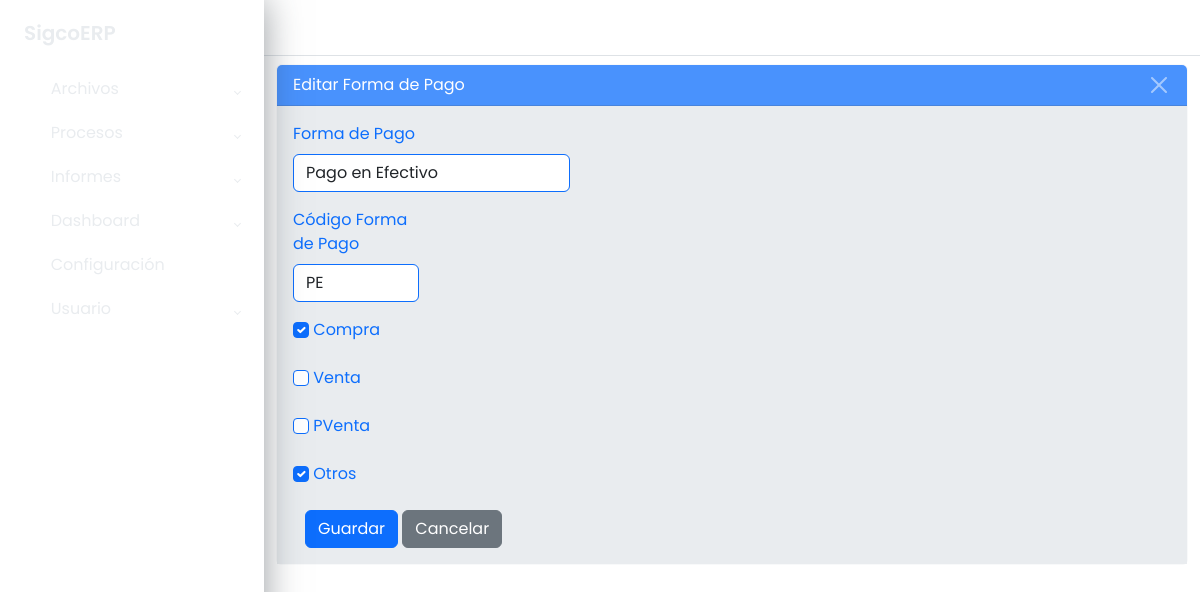
Page /maestros/forma_pago/editar/1/ on the committed database.
### apps/maestros/models/models_base.py (models this page shows, shortened)
class FormaPago(ModeloBaseGenerico):
	id_forma_pago = models.AutoField(primary_key=True)
	nombre_forma_pago = models.CharField("Forma de Pago", max_length=20,
										 null=True, blank=True)
	codigo_forma_pago = models.CharField("Código Forma de Pago", max_length=2,
										 null=True, blank=True)
	compra = models.BooleanField("Compra", default=False)
	venta = models.BooleanField("Venta", default=False)
	pventa = models.BooleanField("PVenta", default=False)
	otros = models.BooleanField("Otros", default=False)
	class Meta:
		db_table = 'sgc_forma_pago'
		verbose_name = ('Forma de Pago')
		verbose_name_plural = ('Formas de Pago')
		ordering = ['nombre_forma_pago']

### apps/maestros/views/forma_pago_views.py (the view)
class FormaPagoUpdateView(GenericUpdateView):
	model = modelo
	form_class = formulario
	template_name = f"maestros/{plantilla_form}"
	success_url = reverse_lazy(url_list) # Nombre de la url.
	extra_context = {
		"accion": f"Editar {model._meta.verbose_name}",
		"url_list" : url_list
	}

### apps/maestros/forms/forma_pago_forms.py
class FormaPagoForm(forms.ModelForm):
	class Meta:
		model = FormaPago
		fields = '__all__'
		widgets = {
			"nombre_forma_pago": forms.TextInput(
				attrs={'class': 'form-control border border-primary'}),
			"codigo_forma_pago": forms.TextInput(
				attrs={'class': 'form-control border border-primary'}),
			"compra": forms.CheckboxInput(
				attrs={'class': 'form-check-input border border-primary'}),
			"venta": forms.CheckboxInput(
				attrs={'class': 'form-check-input border border-primary'}),
			"pventa": forms.CheckboxInput(
				attrs={'class': 'form-check-input border border-primary'}),
			"otros": forms.CheckboxInput(
				attrs={'class': 'form-check-input border border-primary'})
		}

### apps/maestros/templates/maestros/forma_pago_form.html (shortened to what this page needs)
<!DOCTYPE html>
{% extends 'base.html' %}
{% block main %}
	<div class="wrapper">
		{% block sidebar %}
			{% include 'sidebar.html' %}
		{% endblock sidebar %}
		{% block maincomponent %}
			<div class="main">
				{% block buttonsidebartoggle %}
					{% include 'buttonsidebartoggle.html' %}
				{% endblock buttonsidebartoggle %}
				{% block principalcomponent %}
					<div class="container-fluid">
						<div class="card border-light mb-3 mt-2">
							<div class="card-header text-white bg-primary opacity-75 d-flex
									justify-content-between">
								{{ accion }}
								<button type="button" class="btn-close btn-close-white"
									aria-label="Close"
									onclick="window.location.href='{% url url_list %}'">
								</button>
							</div>
							<div class="card-body bg-body-secondary">
								<form method="post" class="needs-validation" novalidate>
									<div class="row">
										<div class="col-md-4">
											<label
													for="{{ form.nombre_forma_pago.id_for_label }}"
													class="form-label text-primary">
												Forma de Pago
											</label>
											{{ form.nombre_forma_pago }}
										</div>
									</div>
									<div class="row mt-3">
										<div class="col-md-2">
											<label
													for="{{ form.codigo_forma_pago.id_for_label }}"
													class="form-label text-primary">
												Código Forma de Pago
											</label>
											{{ form.codigo_forma_pago }}
										</div>
									</div>
									<div class="row mt-3">
										<div class="col-md-3">
											{{ form.compra }}
											<label
													for="{{ form.compra.id_for_label }}"
													class="form-label text-primary">
												Compra
											</label>
										</div>
									</div>
									<div class="row mt-3">
										<div class="col-md-3">
											{{ form.venta }}
											<label
													for="{{ form.venta.id_for_label }}"
													class="form-label text-primary">
												Venta
											</label>
										</div>
									</div>
									<div class="row mt-3">
										<div class="col-md-3">
											{{ form.pventa }}
											<label
													for="{{ form.pventa.id_for_label }}"
													class="form-label text-primary">
												PVenta
											</label>
										</div>
									</div>
									<div class="row mt-3">
										<div class="col-md-3">
											{{ form.otros }}
											<label
													for="{{ form.otros.id_for_label }}"
													class="form-label text-primary">
												Otros
											</label>
										</div>
									</div>
									<div class="container mt-3">
										<button type="submit" class="btn btn-primary">
											Guardar
										</button>
										<a href="{% url url_list %}" class="btn btn-secondary">
											Cancelar
										</a>
									</div>
								</form>
							</div>
						</div>
					</div>
				{% endblock principalcomponent %}
			</div>
		{% endblock maincomponent %}
	</div>
{% endblock main %}

### static/css/style.css (style rules this page uses)
body { font-family: 'Poppins', sans-serif; margin: 0; background-image: url("../img/background-image.jpg"); background-repeat: no-repeat; background-position: center bottom; background-size: cover; }
.wrapper { align-items: stretch; display: flex; width: 100%; }
.main { display: flex; flex-direction: column; min-height: 100vh; width: 100%; overflow: hidden; transition: all 0.35s ease-in-out; }

### rows in the picture
FormaPago: nombre_forma_pago "Pago en Efectivo", codigo_forma_pago "PE", compra "☑", otros "☑"

### other values in the picture
{{ accion }} "Editar Forma de Pago"
